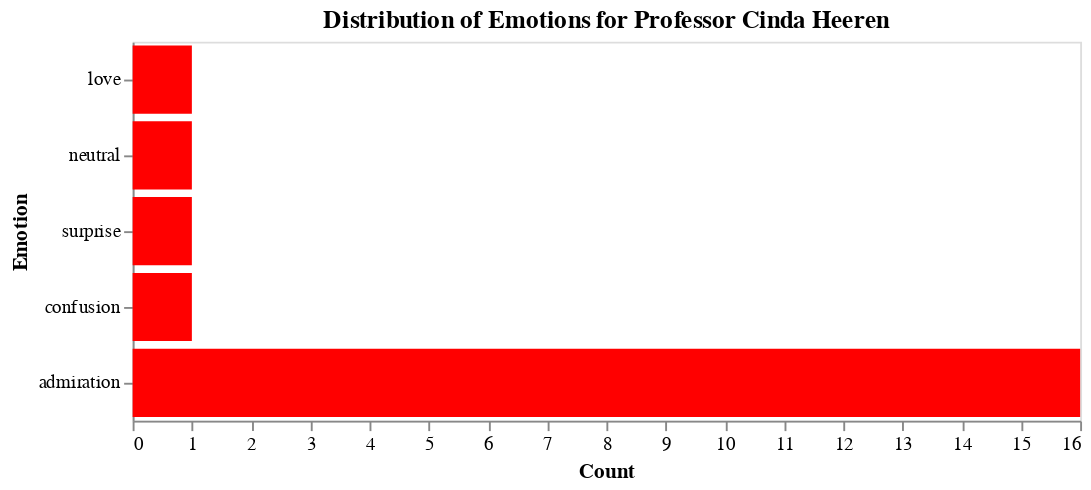

This figure's notebook cell:
### Code cell
# viz 1

emotion_columns = ['admiration', 'love', 'neutral', 'surprise', 'confusion']
emotion_counts = review_1[emotion_columns].melt(var_name = 'Emotion', value_name = 'Count')

alt.Chart(emotion_counts).mark_bar(color = "red").encode(
    y = alt.Y("Emotion").sort("x"),
    x = alt.X("Count"),
    
).properties(
    title = "Distribution of Emotions for Professor Cinda Heeren",
    width = 500,
    height = 200
    
).configure(
    axis = alt.Axis(grid = False)
)

### Figure 1 — Vega-Lite specification as saved in the notebook (floating-point values rounded to 4 significant figures)
{"config": {"view": {"continuousWidth": 300, "continuousHeight": 300}, "axis": {"grid": false}}, "data": {"name": "data-88147642e692c710956362a47ca4199a"}, "mark": {"type": "bar", "color": "red"}, "encoding": {"x": {"field": "Count", "type": "quantitative"}, "y": {"field": "Emotion", "sort": "x", "type": "nominal"}}, "height": 200, "title": "Distribution of Emotions for Professor Cinda Heeren", "width": 500, "$schema": "https://vega.github.io/schema/vega-lite/v5.16.3.json", "datasets": {"data-88147642e692c710956362a47ca4199a": [{"Emotion": "admiration", "Count": 16}, {"Emotion": "love", "Count": 1}, {"Emotion": "neutral", "Count": 1}, {"Emotion": "surprise", "Count": 1}, {"Emotion": "confusion", "Count": 1}]}}
